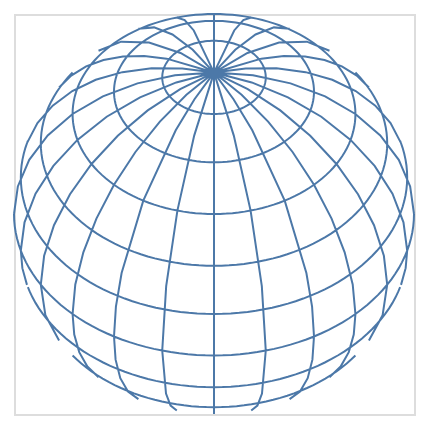

Describe this chart as a Vega-Lite specification.
### Vega specification from a JSON file in a GitHub repository (floating-point values rounded to 4 significant figures)
{"$schema": "https://vega.github.io/schema/vega/v5.json", "background": "white", "padding": 5, "width": 200, "height": 200, "style": "cell", "data": [{"name": "source_0", "transform": [{"type": "graticule", "step": [15, 15]}]}], "projections": [{"name": "projection", "size": {"signal": "[width, height]"}, "fit": {"signal": "data('source_0')"}, "type": "orthographic", "rotate": [0, -45, 0]}], "marks": [{"name": "marks", "type": "shape", "style": ["geoshape"], "from": {"data": "source_0"}, "encode": {"update": {"fill": {"value": "transparent"}, "stroke": {"value": "#4c78a8"}, "ariaRoleDescription": {"value": "geoshape"}}}, "transform": [{"type": "geoshape", "projection": "projection"}]}], "config": {"projection": {"type": "equalEarth"}}}
